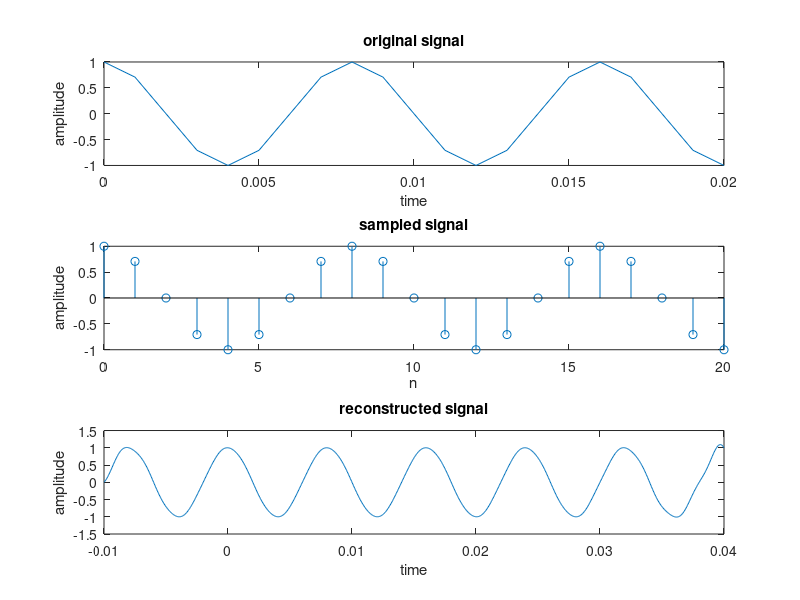

Reproduce this figure in MATLAB.
close all;
clear all;

fs = 1000;
Ts = 1/1000;
t = 0:Ts:0.02;
f1 = 125;
x = cos(2*pi*f1*t);

n = 0:20; %t/Ts is the number of values in t. That number is 20.
xn = cos(pi*n/4);

%Add 10 previous and 20 later samples. So it goes from 0:20 to -10:40
n2 = -10:40;
xn2 = cos(pi*n2/4);

xr = zeros(1,1000);
tnew = linspace(-0.01,0.04,1000); %This changed because we are taking extra samples before and after for reconstruction.

%Reconstruction using sinc
for k = 1:1000;
    for m = -10:40;
        xr(k) = xr(k) + xn2(m+11)*sinc(tnew(k)*fs - m);
    end
end

subplot(3,1,1);
plot(t,x);
xlabel('time');
ylabel('amplitude');
title('original signal');

subplot(3,1,2);
stem(n,xn);
xlabel('n');
ylabel('amplitude');
title('sampled signal');

subplot(3,1,3);
plot(tnew,xr);
xlabel('time');
ylabel('amplitude');
title('reconstructed signal');